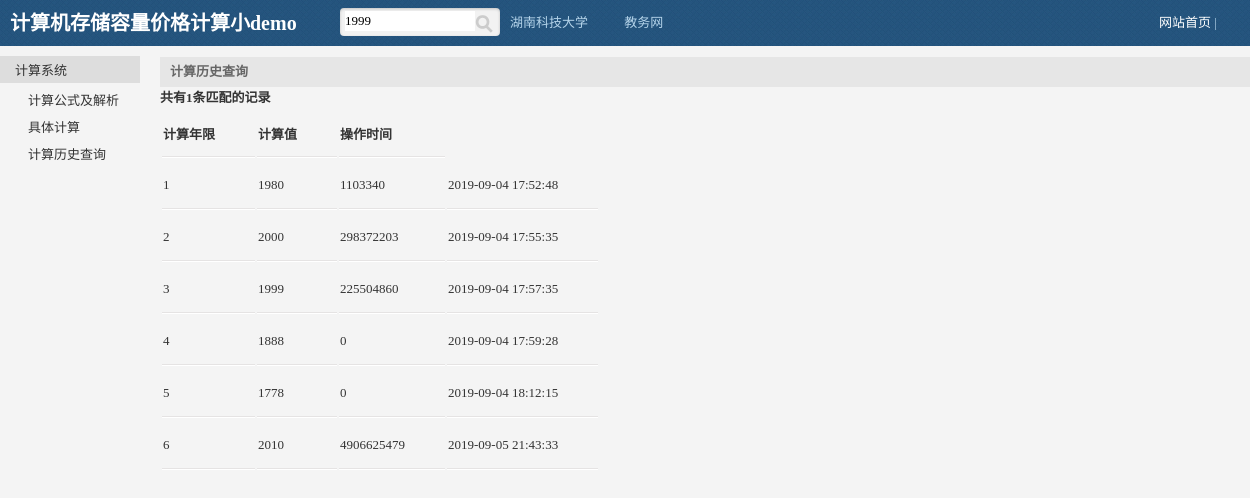
The app's page /demo1/serarch.php?keyword=1999 with its own data.
### tables this page shows
CREATE TABLE IF NOT EXISTS `volume` (
  `id` int(11) NOT NULL AUTO_INCREMENT,
  `year` varchar(11) NOT NULL,
  `volume` bigint(11) NOT NULL,
  `time` datetime NOT NULL,
  PRIMARY KEY (`id`)
);

### demo1/inc/mysql.inc.php (called while the page is built, shortened)
<?php
function execute($link,$query){
	$result=mysqli_query($link,$query);
	return $result;
}
function num($link,$sql_count){
	$result=execute($link,$sql_count);
	$count=mysqli_fetch_row($result);
	return $count[0];
}
?>

### demo1/serarch.php (the view, shortened to what this page needs)
<?php
include_once 'inc/mysql.inc.php';
$link=connect();
$query="select count(*) from volume where year like '%{$_GET['keyword']}%'";
$count_all=num($link, $query);
?>
<?php include_once 'inc/header.php';?>
<div id="main" >
	<div class="title">计算历史查询</div>
	<h3>共有<?php echo $count_all?>条匹配的记录</h3>
	<table class="list">
		<tr>
			<th>计算年限</th>
			<th>计算值</th>
			<th>操作时间</th>
		</tr>
		<?php
		$query="select *  from volume";
		$result=execute($link, $query);
		while($data=mysqli_fetch_assoc($result)){
$html=<<<A
        <tr>
            <td>{$data['id']}</td>
			<td>{$data['year']}</td>
			<td>{$data['volume']}</td>
            <td>{$data['time']}</td>
		</tr>
A;
        echo $html;
		}
		?>
	</table>
</div>
<?php include_once 'inc/fooder.inc.php';?>

### demo1/style/public.css (style rules this page uses)
body,div,ul,ol,li,dl,dt,dd,h1,h2,h3,h4,h5,h6,form,input,textarea,p { margin:0px; padding:0px; font-size:13px; font-family:Tahoma; }
body { background:#f4f4f4; color:#333; }
#main { width:90%; margin:57px 0 0 160px; }
#main .title { width:100%; height:30px; line-height:30px; text-indent:10px; background:#e6e6e6; color:#666; font-weight:bold; }
table.list tr { height:50px; background:url(hr.png) 0px bottom repeat-x; }
table.list tr th { padding-right:40px; text-align:left; }
table.list tr td { padding-right:40px; text-align:left; }

### demo1/style/remind.css (style rules this page uses)
body,div,ul,ol,li,dl,dt,dd,h1,h2,h3,h4,h5,h6,form,input,textarea,p { margin:0px; padding:0px; font-size:13px; font-family:Tahoma; }

### records on screen
volume: id "1", year "1980", volume "1103340", time "2019-09-04 17:52:48"
volume: id "2", year "2000", volume "298372203", time "2019-09-04 17:55:35"
volume: id "3", year "1999", volume "225504860", time "2019-09-04 17:57:35"
volume: id "4", year "1888", volume "0", time "2019-09-04 17:59:28"
volume: id "5", year "1778", volume "0", time "2019-09-04 18:12:15"
volume: id "6", year "2010", volume "4906625479", time "2019-09-05 21:43:33"

### other values on screen
$count_all "1"
